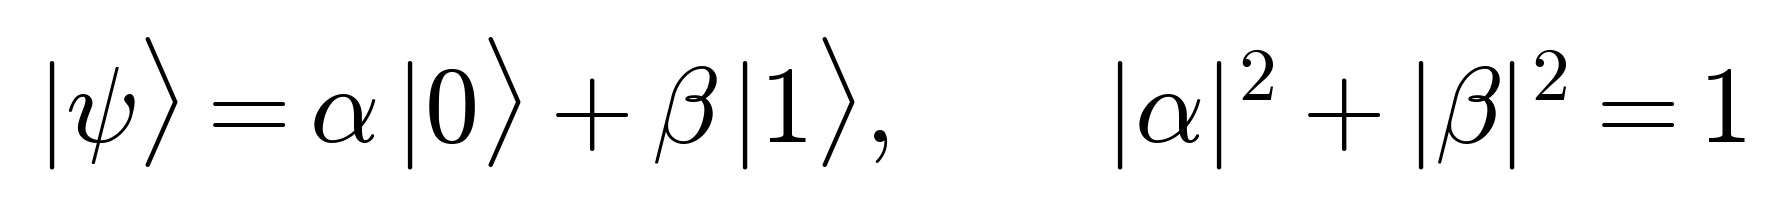

The script that saved this image:
"""Single-qubit state with normalisation.

Run from anywhere:  python eq_qubit_state.py
Writes eq_qubit_state.png next to this script. Needs only matplotlib.
"""
from pathlib import Path
import matplotlib
matplotlib.use("Agg")
import matplotlib.pyplot as plt

plt.rcParams.update({"mathtext.fontset": "cm", "font.family": "serif"})

OUT = Path(__file__).resolve().parent / "eq_qubit_state.png"
EQUATION = r"""$|\psi\rangle = \alpha\,|0\rangle + \beta\,|1\rangle,\qquad |\alpha|^{2} + |\beta|^{2} = 1$"""

fig = plt.figure(figsize=(0.1, 0.1))
fig.patch.set_facecolor("white")
fig.text(0, 0, EQUATION, fontsize=26, color="black")
fig.savefig(OUT, dpi=300, bbox_inches="tight", pad_inches=0.12, facecolor="white")
plt.close(fig)
print("wrote", OUT)
